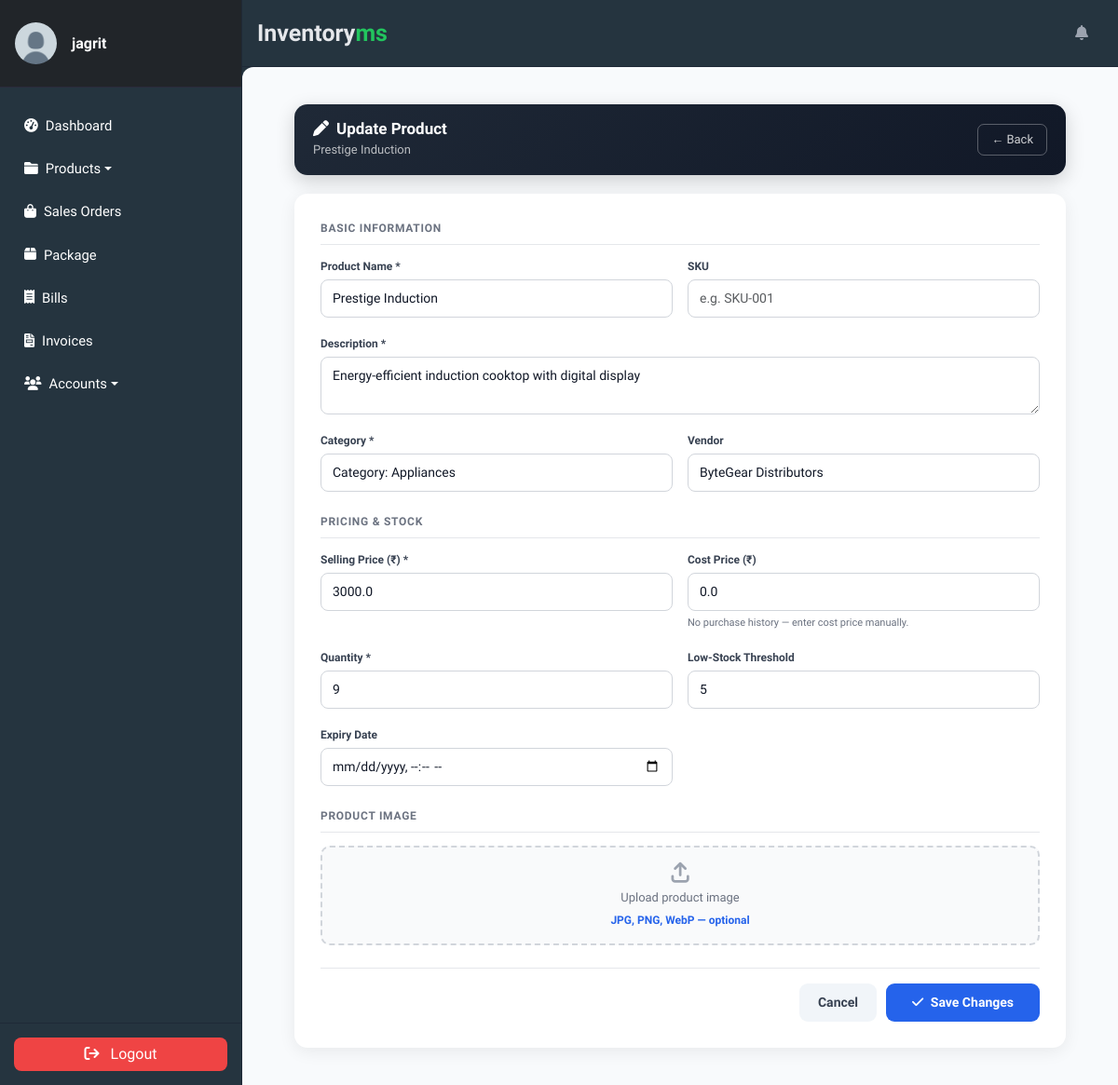
/product/prestige-induction/update/ (signed in), run on an earlier commit of the app's database.
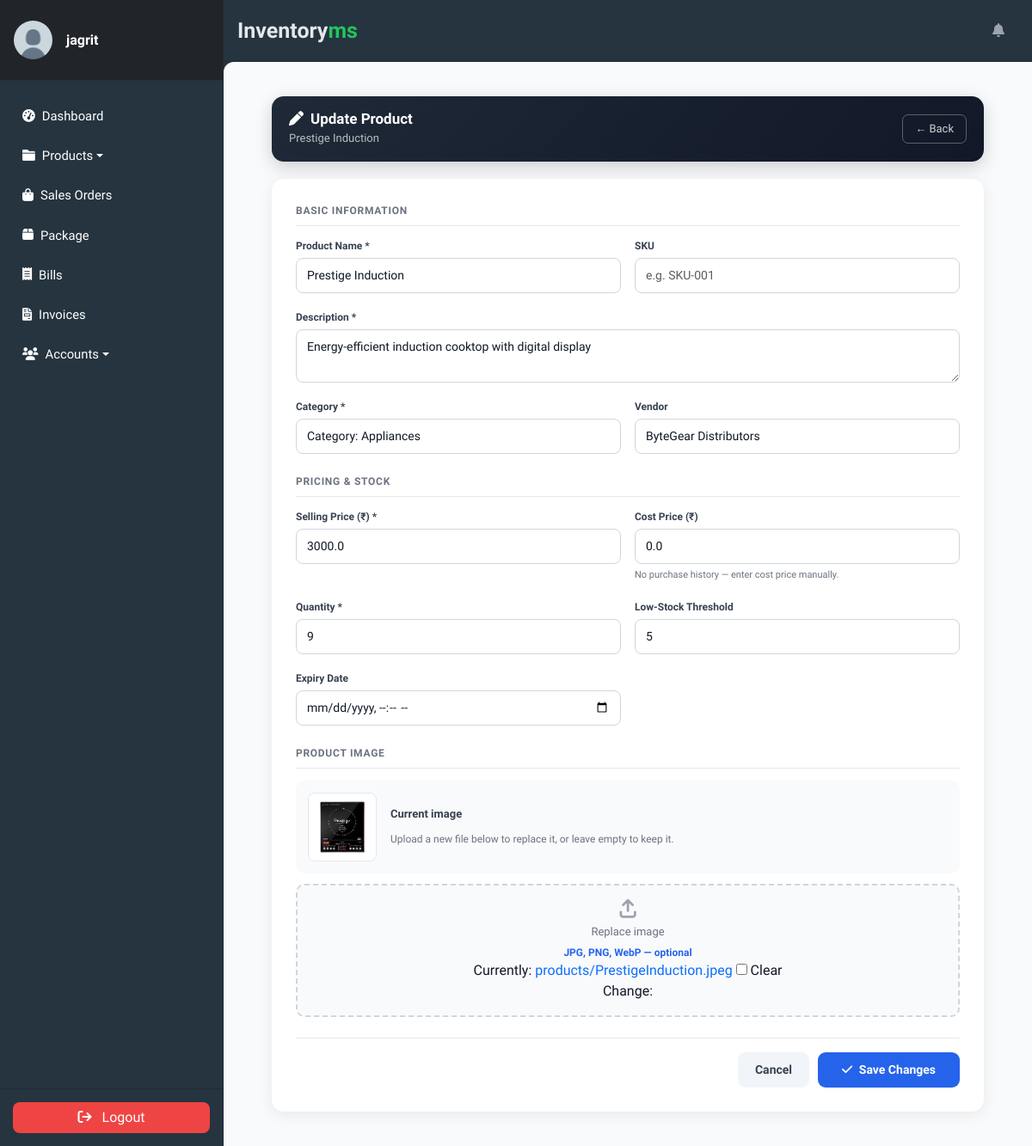
And on a later commit of the database.
### store/models.py (models this page shows, shortened)
class Item(models.Model):
    slug = AutoSlugField(unique=True, populate_from='name')
    name = models.CharField(max_length=50)
    sku = models.CharField(max_length=32, unique=True, null=True, blank=True)
    description = models.TextField(max_length=256)
    category = models.ForeignKey(Category, on_delete=models.CASCADE)
    quantity = models.IntegerField(default=0)
    low_stock_threshold = models.PositiveIntegerField(default=5)
    price = models.FloatField(default=0)
    cost_price = models.FloatField(default=0)
    image = models.ImageField(
        upload_to='products/', null=True, blank=True,
        help_text="Product image (optional). JPG / PNG / WebP."
    )
    expiring_date = models.DateTimeField(null=True, blank=True)
    created_at    = models.DateTimeField(auto_now_add=True, null=True, blank=True)
    vendor = models.ForeignKey(Vendor, on_delete=models.SET_NULL, null=True, blank=True)
    class Meta:
        ordering = ['name']
        verbose_name_plural = 'Items'

### store/views.py (the view)
# urls.py: path('product/<slug:slug>/update/', ProductUpdateView.as_view(), name='product-update'),
class ProductUpdateView(LoginRequiredMixin, UserPassesTestMixin, UpdateView):
    model = Item
    template_name = "store/productupdate.html"
    form_class = ItemForm
    success_url = "/products"
    def test_func(self):
        if self.request.user.is_superuser:
            return True
        else:
            return False
    def _latest_purchase_price(self):
        from transactions.models import Purchase
        latest = Purchase.objects.filter(item=self.object).order_by('-order_date').first()
        return latest.price if latest else None
    def get_form(self, form_class=None):
        form = super().get_form(form_class)
        if self.request.method == 'GET':
            latest_price = self._latest_purchase_price()
            if latest_price is not None and not form.initial.get('cost_price'):
                form.fields['cost_price'].initial = latest_price
        return form
    def get_context_data(self, **kwargs):
        ctx = super().get_context_data(**kwargs)
        ctx['latest_purchase_price'] = self._latest_purchase_price()
        return ctx

### accounts/models.py (called while the page is built)
    def __str__(self):
        return self.company_name or self.name

### store/models.py (called while the page is built)
    def __str__(self):
        return f"Category: {self.name}"

### store/templates/store/productupdate.html (shortened to what this page needs)
{% extends "store/base.html" %}
{% load static %}
{% block content %}
<div class="pf-wrap">
    <div class="pf-header">
        <div>
            <h4><i class="fa-solid fa-pen me-2"></i>Update Product</h4>
            <small>{{ object.name }}</small>
        </div>
        <a href="{% url 'productslist' %}" class="pf-back">← Back</a>
    </div>
    <div class="pf-card">
        <form method="POST" enctype="multipart/form-data">
            <div class="pf-section-title">Basic Information</div>
            <div class="pf-grid">
                <div>
                    <label class="pf-label">Product Name *</label>
                    {{ form.name }}
                </div>
                <div>
                    <label class="pf-label">SKU</label>
                    {{ form.sku }}
                </div>
                <div class="pf-full">
                    <label class="pf-label">Description *</label>
                    {{ form.description }}
                </div>
                <div>
                    <label class="pf-label">Category *</label>
                    {{ form.category }}
                </div>
                <div>
                    <label class="pf-label">Vendor</label>
                    {{ form.vendor }}
                </div>
            </div>
            <div class="pf-section-title" style="margin-top:20px;">Pricing & Stock</div>
            <div class="pf-grid">
                <div>
                    <label class="pf-label">Selling Price (₹) *</label>
                    {{ form.price }}
                </div>
                <div>
                    <label class="pf-label">Cost Price (₹)</label>
                    {{ form.cost_price }}
                    {% if latest_purchase_price %}
                    <div class="pf-hint">
                        Auto-filled from latest purchase — editable.
                        <button type="button" class="btn-use-purchase"
                                onclick="usePurchasePrice('{{ latest_purchase_price }}')">
                            <i class="fa-solid fa-rotate"></i> Use Latest Purchase Price (₹ {{ latest_purchase_price }})
                        </button>
                    </div>
                    {% else %}
                    <div class="pf-hint">No purchase history — enter cost price manually.</div>
                    {% endif %}
                </div>
                <div>
                    <label class="pf-label">Quantity *</label>
                    {{ form.quantity }}
                </div>
                <div>
                    <label class="pf-label">Low-Stock Threshold</label>
                    {{ form.low_stock_threshold }}
                </div>
                <div>
                    <label class="pf-label">Expiry Date</label>
                    {{ form.expiring_date }}
                </div>
            </div>
            <div class="pf-section-title" style="margin-top:20px;">Product Image</div>
            {% if object.image %}
            <div class="img-current">
                <img src="{{ object.image.url }}" alt="{{ object.name }}">
                <div class="img-current-info">
                    <p>Current image</p>
                    <small>Upload a new file below to replace it, or leave empty to keep it.</small>
                </div>
            </div>
            {% endif %}
            <div class="img-upload-area" onclick="document.getElementById('id_image').click()">
                <label class="img-upload-label" for="id_image">
                    <i class="fa-solid fa-arrow-up-from-bracket"></i>
                    <span>{% if object.image %}Replace image{% else %}Upload product image{% endif %}</span>
                    <strong>JPG, PNG, WebP — optional</strong>
                </label>
                {{ form.image }}
            </div>
            <div class="pf-submit">
                <a href="{% url 'productslist' %}" class="btn-cancel">Cancel</a>
                <button type="submit" class="btn-submit">
                    <i class="fa-solid fa-check me-1"></i> Save Changes
                </button>
            </div>
        </form>
    </div>
</div>
{% endblock %}

What changed in the data, as far as the page shows it:
changed Item "Prestige Induction": image: picture added
Also different on the page:
form field image: (not shown) → "☐"
text no longer shown: "Upload product image"
text now shown: "Current image Upload a new file below to replace it, or leave empty to keep it. Replace image Currently: products/PrestigeInduction.jpeg Clear Change:"
